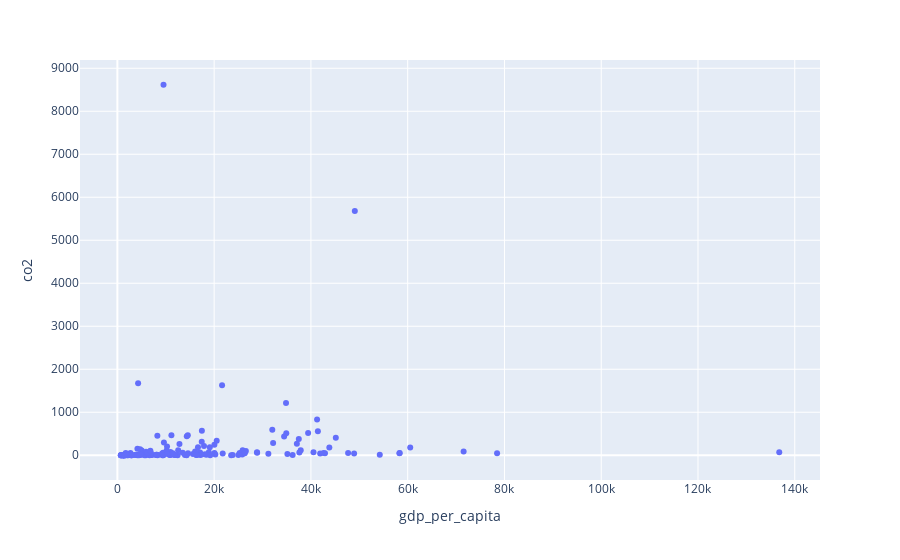

The notebook cell this image was saved under:
### Code cell
fig_1.show()

### Figure 1 — Plotly figure (JSON) as saved in the notebook; plotly's stock layout.template omitted (floating-point values rounded to 4 significant figures; data arrays with more than 128 entries replaced by an {"elided": "..."} marker saying what was removed)
{"data": [{"customdata": {"elided": "164x1 str values"}, "hovertemplate": "gdp_per_capita=%{x}<br>co2=%{y}<br>country=%{customdata[0]}<extra></extra>", "legendgroup": "", "marker": {"color": "#636efa", "symbol": "circle"}, "mode": "markers", "name": "", "orientation": "v", "showlegend": false, "type": "scatter", "x": {"elided": "164 float values"}, "xaxis": "x", "y": {"elided": "164 float values"}, "yaxis": "y"}], "layout": {"legend": {"tracegroupgap": 0}, "margin": {"t": 60}, "xaxis": {"anchor": "y", "domain": [0, 1], "title": {"text": "gdp_per_capita"}}, "yaxis": {"anchor": "x", "domain": [0, 1], "title": {"text": "co2"}}}}
